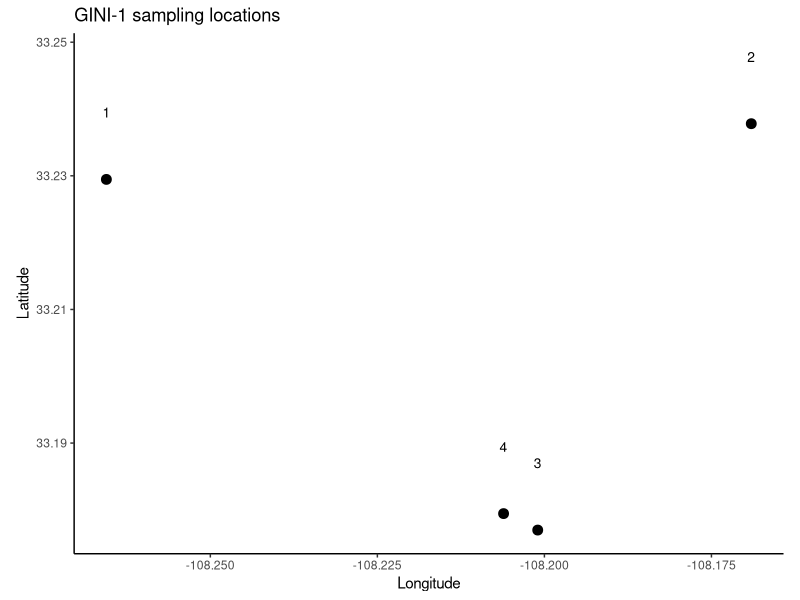
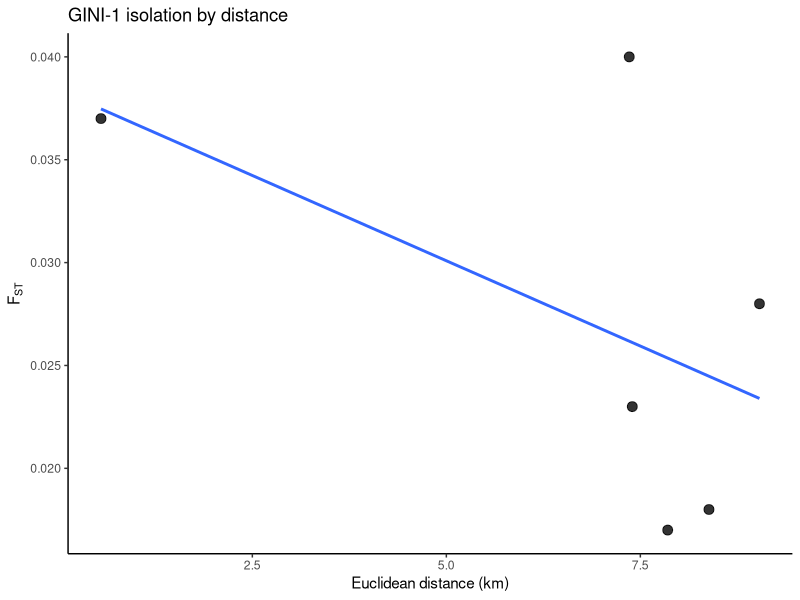

These charts were generated, in order, by the following R code: (Note: this script raises an error after producing the figures.)
# -----------------------------
# GINI-1 Gila nigra (headwater chub)
# sites + pairwise FST + IBD plot
# -----------------------------

library(ggplot2)
library(geosphere)

# ------------------------------
# paths
# ------------------------------
base_dir <- "/Users/johnmccall/Library/CloudStorage/OneDrive-TheOhioStateUniversity/Spring_2026/Landgen_DGS/DGS-Patterns-of-Fish-Diversity/DGS-Patterns-of-Fish-Diversity/Objective 2/Data/GINI-1"

# -----------------------------
# 0) site coordinates
# approximate, anchored to named Gila locations
# -----------------------------
GINI_1_coords <- data.frame(
  site = c("1", "2", "3", "4"),
  code = c("WF1", "MF", "EF", "GM1"),
  lat = c(
    33.2294640,   # WF1 West Fork Gila at Cliff Dwellings
    33.2378021,   # MF Middle Fork / Woody's Corral
    33.1769800,   # EF East Fork above Gila River
    33.1794444    # GM1 Gila River below East Fork
  ),
  lon = c(
    -108.2655590,
    -108.1690382,
    -108.2010000,
    -108.2061111
  ),
  stringsAsFactors = FALSE
)

# -----------------------------
# 1) map of sampling locations
# -----------------------------
ggplot(GINI_1_coords, aes(x = lon, y = lat)) +
  geom_point(size = 3) +
  geom_text(aes(label = site), nudge_y = 0.01, size = 3.5) +
  coord_fixed() +
  theme_classic() +
  labs(
    x = "Longitude",
    y = "Latitude",
    title = "GINI-1 sampling locations"
  )

# -----------------------------
# 2) geographic distance matrix
# straight-line distance in km
# -----------------------------
geo_dist_km <- geosphere::distm(
  as.matrix(GINI_1_coords[, c("lon", "lat")]),
  fun = geosphere::distHaversine
) / 1000

rownames(geo_dist_km) <- GINI_1_coords$site
colnames(geo_dist_km) <- GINI_1_coords$site
diag(geo_dist_km) <- 0

# -----------------------------
# 3) helper function
# lower-triangle values entered row-wise
# -----------------------------
fill_sym_from_lower <- function(pops, vals, diag_val = 0) {
  
  n <- length(pops)
  
  stopifnot(length(vals) == n * (n - 1) / 2)
  
  mat <- matrix(
    0,
    nrow = n,
    ncol = n,
    dimnames = list(pops, pops)
  )
  
  k <- 1
  for (i in 2:n) {
    for (j in 1:(i - 1)) {
      mat[i, j] <- vals[k]
      mat[j, i] <- vals[k]
      k <- k + 1
    }
  }
  
  diag(mat) <- diag_val
  mat
}

# -----------------------------
# 4) pairwise FST matrix
# 2010 table only
# order: WF1, MF, EF, GM1
# -----------------------------
fst_vals <- c(
  
  # MF
  0.028,
  
  # EF
  0.018, 0.023,
  
  # GM1
  0.017, 0.040, 0.037
)

GINI_1_fst <- fill_sym_from_lower(
  pops = GINI_1_coords$site,
  vals = fst_vals,
  diag_val = 0
)

GINI_1_fst <- pmax(GINI_1_fst, 0)
diag(GINI_1_fst) <- 0

# -----------------------------
# 5) pairwise dataframe for IBD plot
# -----------------------------
ibd_df <- data.frame(
  site1   = rownames(GINI_1_fst)[row(GINI_1_fst)[upper.tri(GINI_1_fst)]],
  site2   = colnames(GINI_1_fst)[col(GINI_1_fst)[upper.tri(GINI_1_fst)]],
  fst     = GINI_1_fst[upper.tri(GINI_1_fst)],
  dist_km = geo_dist_km[upper.tri(geo_dist_km)]
)

# -----------------------------
# 6) IBD plot
# -----------------------------
ggplot(ibd_df, aes(x = dist_km, y = fst)) +
  geom_point(size = 3, alpha = 0.8) +
  geom_smooth(method = "lm", se = FALSE) +
  theme_classic() +
  labs(
    x = "Euclidean distance (km)",
    y = expression(F[ST]),
    title = "GINI-1 isolation by distance"
  )

# -----------------------------
# 7) quick checks
# -----------------------------
stopifnot(identical(rownames(GINI_1_fst), GINI_1_coords$site))
stopifnot(identical(colnames(GINI_1_fst), GINI_1_coords$site))
stopifnot(isTRUE(all.equal(GINI_1_fst, t(GINI_1_fst))))
stopifnot(all(diag(GINI_1_fst) == 0))
stopifnot(all(diag(geo_dist_km) == 0))

# -----------------------------
# 8) save RData
# -----------------------------
out_dir <- file.path(base_dir, "data")

if (!dir.exists(out_dir)) {
  dir.create(out_dir, recursive = TRUE)
}

save(
  GINI_1_fst,
  GINI_1_coords,
  file = file.path(out_dir, "GINI-1.RData")
)
